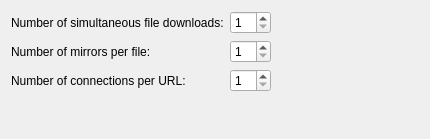
<?xml version="1.0" encoding="UTF-8"?>
<ui version="4.0">
 <class>DlgMetalinkHttp</class>
 <widget class="QWidget" name="DlgMetalinkHttp">
  <property name="geometry">
   <rect>
    <x>0</x>
    <y>0</y>
    <width>430</width>
    <height>139</height>
   </rect>
  </property>
  <layout class="QVBoxLayout" name="verticalLayout">
   <item>
    <layout class="QFormLayout" name="formLayout">
     <property name="fieldGrowthPolicy">
      <enum>QFormLayout::ExpandingFieldsGrow</enum>
     </property>
     <item row="0" column="0">
      <widget class="QLabel" name="label">
       <property name="text">
        <string>Number of simultaneous file downloads:</string>
       </property>
      </widget>
     </item>
     <item row="0" column="1">
      <widget class="KIntSpinBox" name="numSimultanousFiles">
       <property name="minimum">
        <number>1</number>
       </property>
       <property name="maximum">
        <number>10</number>
       </property>
      </widget>
     </item>
     <item row="1" column="0">
      <widget class="QLabel" name="label_2">
       <property name="text">
        <string>Number of mirrors per file:</string>
       </property>
      </widget>
     </item>
     <item row="1" column="1">
      <widget class="KIntSpinBox" name="kcfg_MirrorsPerFile">
       <property name="minimum">
        <number>1</number>
       </property>
       <property name="maximum">
        <number>10</number>
       </property>
      </widget>
     </item>
     <item row="2" column="0">
      <widget class="QLabel" name="label_3">
       <property name="text">
        <string>Number of connections per URL:</string>
       </property>
      </widget>
     </item>
     <item row="2" column="1">
      <widget class="KIntSpinBox" name="kcfg_ConnectionsPerUrl">
       <property name="minimum">
        <number>1</number>
       </property>
       <property name="maximum">
        <number>10</number>
       </property>
      </widget>
     </item>
    </layout>
   </item>
  </layout>
 </widget>
 <customwidgets>
  <customwidget>
   <class>KIntSpinBox</class>
   <extends>QSpinBox</extends>
   <header>knuminput.h</header>
  </customwidget>
 </customwidgets>
 <resources/>
 <connections/>
</ui>
